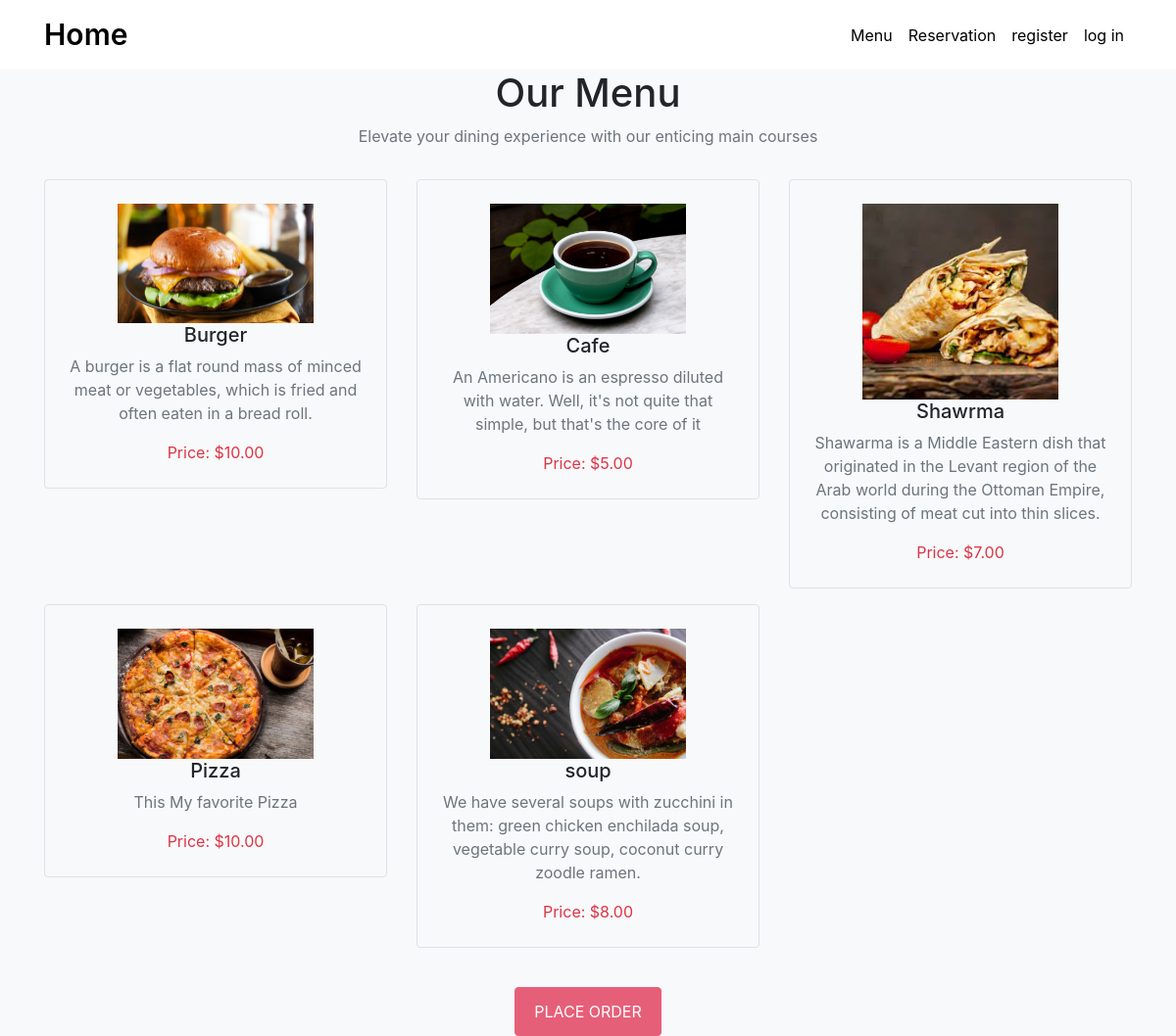
The app's page /menu/ with its own data.
### menu/models.py (models this page shows, shortened)
class MenuItem(models.Model):
    name = models.CharField(max_length=255)
    category = models.ForeignKey(Category, on_delete=models.CASCADE)
    description = models.TextField()
    price = models.DecimalField(max_digits=10, decimal_places=2, default=0.0)
    image = models.ImageField(upload_to='menu_images/', null=True, blank=True)

### menu/views.py (the view)
# urls.py: path('menu/', menu_view, name='menu'),
def menu_view(request):
    menu_items = MenuItem.objects.all()
    return render(request, 'menu/menu.html', {'menu_items': menu_items})

### menu/templates/menu/menu.html (shortened to what this page needs)
{% extends 'menu/base.html' %}
{% load static %}
{% block content %}
<section class="Menu bg-light" id="Menu">
    <div class="container">
        <div class="row mb-3">
            <div class="col-md-6 m-auto text-center">
                <h1>Our Menu</h1>
                <p class="text-muted">Elevate your dining experience with our enticing main courses</p>
            </div>
        </div>
        <div class="row">
            {% for item in menu_items %}
            <div class="col-lg-4 col-md-6 mb-3">
                <div class="Menu-box text-center border rounded p-4">
                    {% if item.image %}
                    <img src="{{ item.image.url }}" width="200" alt="{{ item.name }}" class="img-fluid"
                        aria-label="{{ item.name }}">
                    {% else %}
                    <img src="{% static 'placeholder.jpg' %}" width="200" alt="Placeholder Image" class="img-fluid"
                        aria-label="Placeholder Image">
                    {% endif %}
                    <h5>{{ item.name }}</h5>
                    <p class="text-muted">{{ item.description }}</p>
                    <div class="price">Price: ${{ item.price }}</div>
                </div>
            </div>
            {% endfor %}
            <div class="col-lg-12 text-center mt-4">
                <button type="submit" class="btn btn-primary rounded"><a href="{% url 'order_view' %}"
                        style="color: white; text-decoration: none;">Place Order</a></button>
            </div>
        </div>
    </div>
</section>
{% endblock content %}

### menu/templates/menu/base.html (shortened to what this page needs)
{% load static %}
<!DOCTYPE html>
<html>
<head>
    <link rel="stylesheet" href="{% static 'css/bootstrap.min.css' %}">
    <link rel="stylesheet" href="{% static 'css/style.css' %}">
    <link rel="stylesheet" href="{% static 'css/all.min.css' %}">
</head>
<body>
    <nav class="navbar navbar-expand-lg navbar-light">
        <div class="container">
            <a class="navbar-brand" href="{% url 'home' %}">Home</a>
            <div class="collapse navbar-collapse" id="navbarSupportedContent">
                <ul class="navbar-nav ml-auto">
                    <li class="nav-item">
                        <a class="nav-link" href="{% url 'menu' %}">Menu</a>
                    </li>
                    <li class="nav-item">
                        <a class="nav-link" href="{% url 'reserve_table' %}">Reservation</a>
                    </li>
                    {% if user.is_authenticated %}
                    <li class="nav-item">
                        <a class="nav-link"> Hello, {{ user.username }}. </a>
                    </li>
                    <li class="nav-item">
                        <a class="nav-link" href="{% url 'logout' %}"> Logout </a>
                        {% else %}
                    <li class="nav-item">
                        <a class="nav-link" href="{% url 'register' %}"> register </a>
                    </li>
                    <li class="nav-item">
                        <a class="nav-link" href="{% url 'login' %}"> log in </a>
                    </li>
                    {% endif %}
                </ul>
            </div>
        </div>
    </nav>
    <div>{% block content %} {% endblock content %}</div>
</body>
</html>

### menu/static/css/style.css (style rules this page uses)
nav { width: 100%; background-color: #fff; }
.navbar-light .navbar-brand { color: #000; }
.navbar-light .navbar-nav .nav-link { color: #000; }
.navbar-brand { font-size: 30px; font-weight: 600; }
.Menu button { background-color: #e65f78; border: 1px solid #e65f78; padding: 12px; width: 150px; color: #fff; text-transform: uppercase; }
.price { color: #dc3545; }

### records on screen
MenuItem: image (picture), name "Burger", description "A burger is a flat round mass of minced meat or vegetables, which is fried and often eaten in a bread roll.", price "10.00"
MenuItem: image (picture), name "Cafe", description "An Americano is an espresso diluted with water. Well, it's not quite that simple, but that's the core of it", price "5.00"
MenuItem: image (picture), name "Shawrma", description "Shawarma is a Middle Eastern dish that originated in the Levant region of the Arab world during the Ottoman Empire, consisting of meat cut into thin slices.", price "7.00"
MenuItem: image (picture), name "Pizza", description "This My favorite Pizza", price "10.00"
MenuItem: image (picture), name "soup", description "We have several soups with zucchini in them: green chicken enchilada soup, vegetable curry soup, coconut curry zoodle ramen.", price "8.00"
